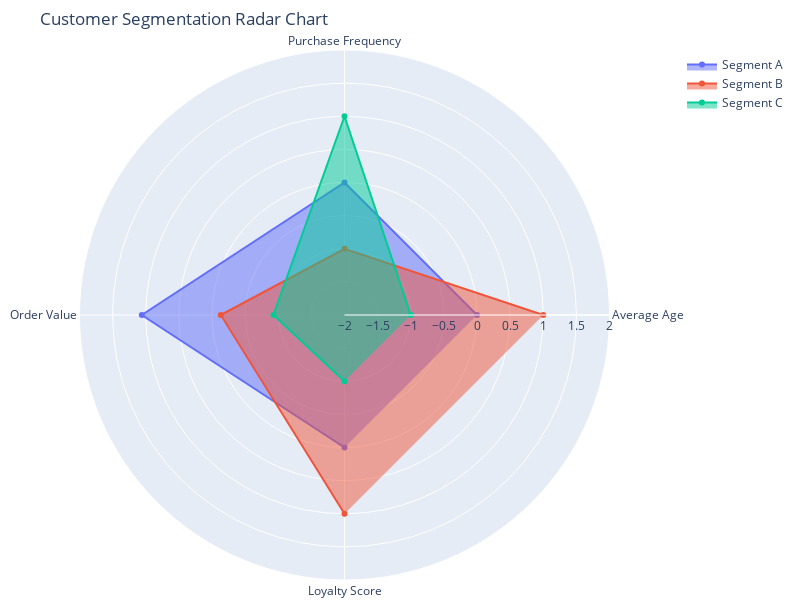

Write notebook code for a chart like this one.
### Code cell
import plotly.graph_objects as go

# Sample data for customer segments
categories = ['Average Age', 'Purchase Frequency', 'Order Value', 'Loyalty Score']
segment_data = {
    'Segment A': [35, 5, 150, 80],
    'Segment B': [42, 3, 120, 90],
    'Segment C': [28, 7, 100, 70]
}

segment_mean = list(pd.DataFrame(segment_data).mean(axis=1))
segment_std = list(pd.DataFrame(segment_data).std(axis=1))

for segment in segment_data:
    for i in range(len(segment_data[segment])):
        segment_data[segment][i] = (segment_data[segment][i] - segment_mean[i]) / segment_std[i]

# Create radar chart
fig = go.Figure()

# Add traces for each segment
for segment, values in segment_data.items():
    fig.add_trace(go.Scatterpolar(
        r=values,
        theta=categories,
        fill='toself',
        name=segment
    ))

# Update layout for better appearance
fig.update_layout(
    polar=dict(
        radialaxis=dict(
            visible=True,
            range=[-2, 2]
        )),
    showlegend=True,
    title="Customer Segmentation Radar Chart",
    margin=dict(l=20, r=20, t=50, b=20),  # Adjust margin
    width=800,  # Increase width
    height=600  # Increase height
)

# Show the plot
fig.show()

### Figure 1 — Plotly figure (JSON) as saved in the notebook; plotly's stock layout.template omitted (floating-point values rounded to 4 significant figures)
{"data": [{"fill": "toself", "name": "Segment A", "r": [0, 0, 1.06, 0], "theta": ["Average Age", "Purchase Frequency", "Order Value", "Loyalty Score"], "type": "scatterpolar"}, {"fill": "toself", "name": "Segment B", "r": [1, -1, -0.1325, 1], "theta": ["Average Age", "Purchase Frequency", "Order Value", "Loyalty Score"], "type": "scatterpolar"}, {"fill": "toself", "name": "Segment C", "r": [-1, 1, -0.9272, -1], "theta": ["Average Age", "Purchase Frequency", "Order Value", "Loyalty Score"], "type": "scatterpolar"}], "layout": {"height": 600, "margin": {"b": 20, "l": 20, "r": 20, "t": 50}, "polar": {"radialaxis": {"range": [-2, 2], "visible": true}}, "showlegend": true, "title": {"text": "Customer Segmentation Radar Chart"}, "width": 800}}
